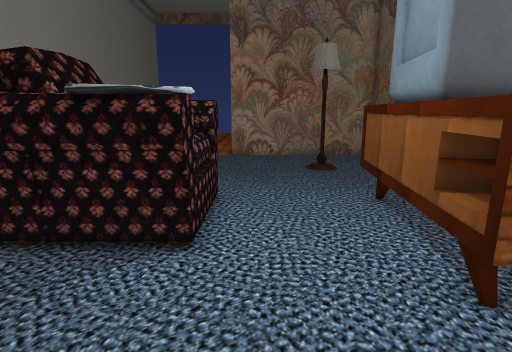
View 1 (above)

14 first-person views from a walk through a 3-D level made in the Unity game engine. The camera is 1.4 m above the floor, tilts 12° down and sees 80° across. The floor is counted in squares, 0.5 m on a side. Each view is taken from the middle of a square. On the plan, view 1 faces up. The plan holds only what a view shows up to about 20 squares ahead; the rest is blank. The place goes on beyond the plan. The player is left out.

View 2
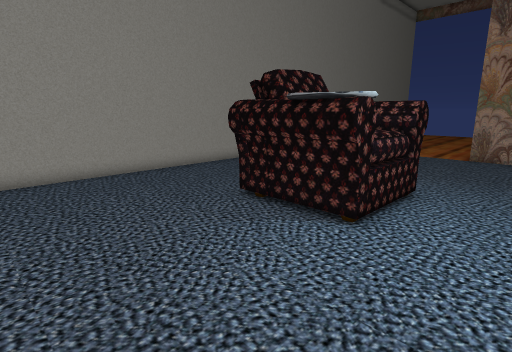

View 3
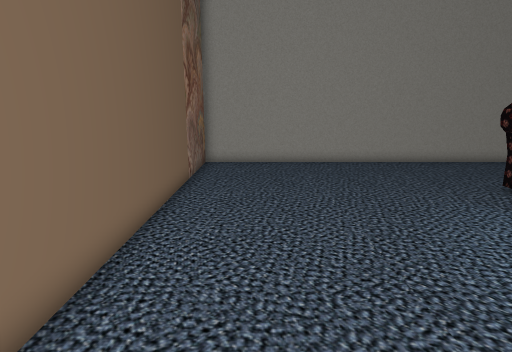

View 4
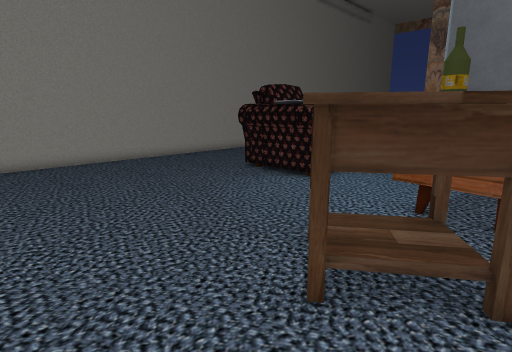

View 5
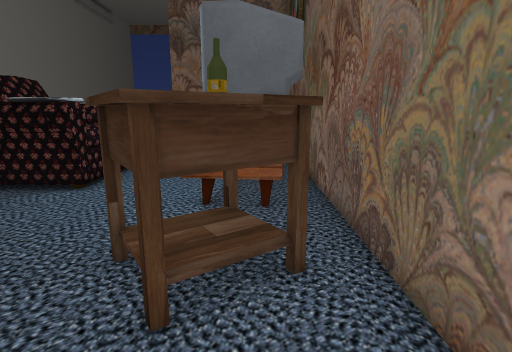

View 6
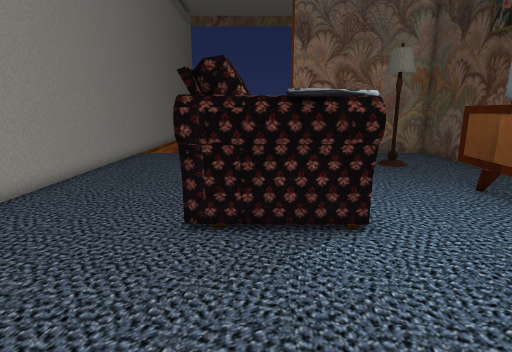

View 7
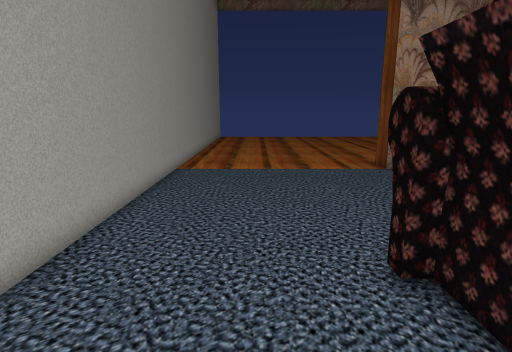

View 8
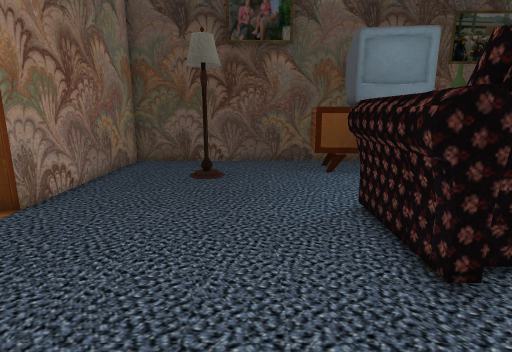

View 9
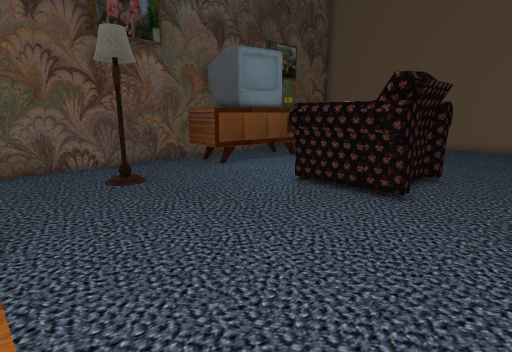

View 10
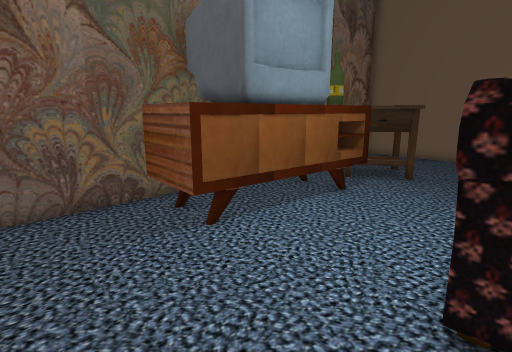

View 11
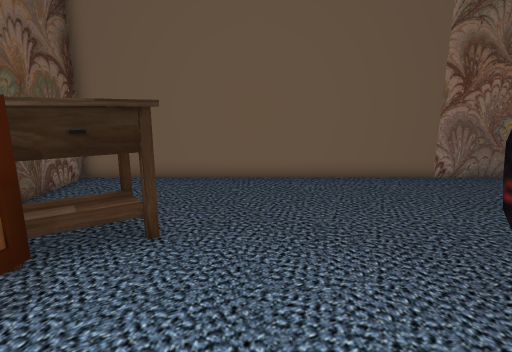

View 12
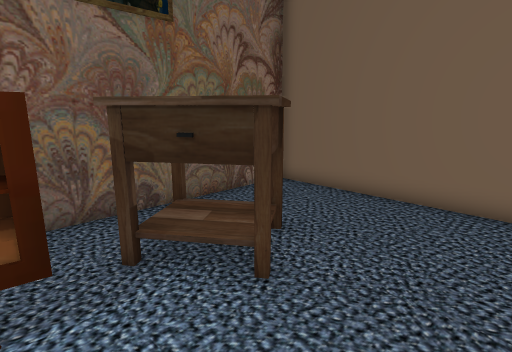

View 13
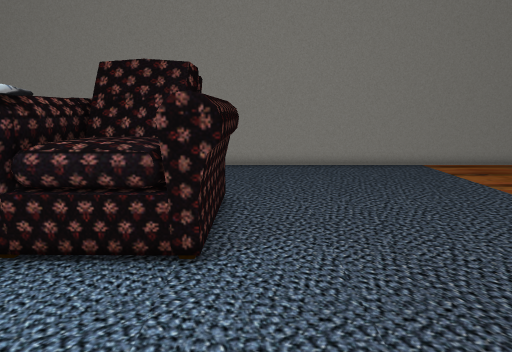

View 14
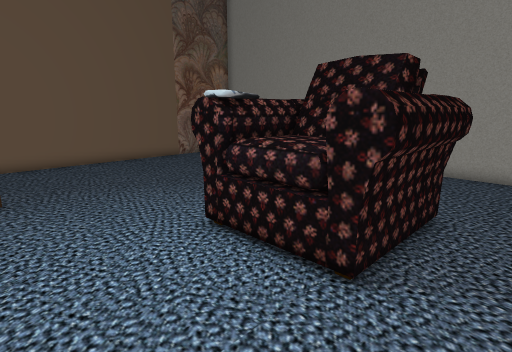

### Floor plan
Key: @ floor where view 1 was taken; # wall or solid block; . floor; T thing the floor can be seen under or through; O other object.
Columns run from 12 left of view 1 to 7 right of it. Each row starts with its distance up from view 1.
 20 #.........##########
 19 #..................#
 18 #..................#
 17 #..................#
 16 #.............. ...#
 15 #..............#...#
 14 #..................#
 13 #..................#
 12 #..................#
 11 #......    ........#
 10 #.....#OOOOT... OOO#
  9 #.....OOOOOT...OOOO#
  8 #.....OOOOOT...#OOO#
  7 #.....OOOOOT...#O  #
  6 #.....#OOOOT...O   #
  5 #......OO#O....#OO##
  4 #..............OOO#
  3 #..............O###
  2 #...............##
  1 #.............OOOO #
  0 #...........@.#OOO##
 -1 #..............#O#.#
 -2 #..................#
 -3 #..................#
 -4 #..................#
 -5 #..................#
 -6 ####################

Positions as (right, up) in squares from view 1, and headings:
1: (0, 0), facing up
2: (2, -1), facing up-left
3: (5, -3), facing left
4: (6, -5), facing up-left
5: (5, -5), facing up
6: (-4, -1), facing up
7: (-8, 5), facing up
8: (-10, 13), facing right
9: (-9, 20), facing down-right
10: (-2, 14), facing down-right
11: (0, 7), facing down
12: (-1, 4), facing down-right
13: (4, 11), facing left
14: (3, 12), facing down-left
